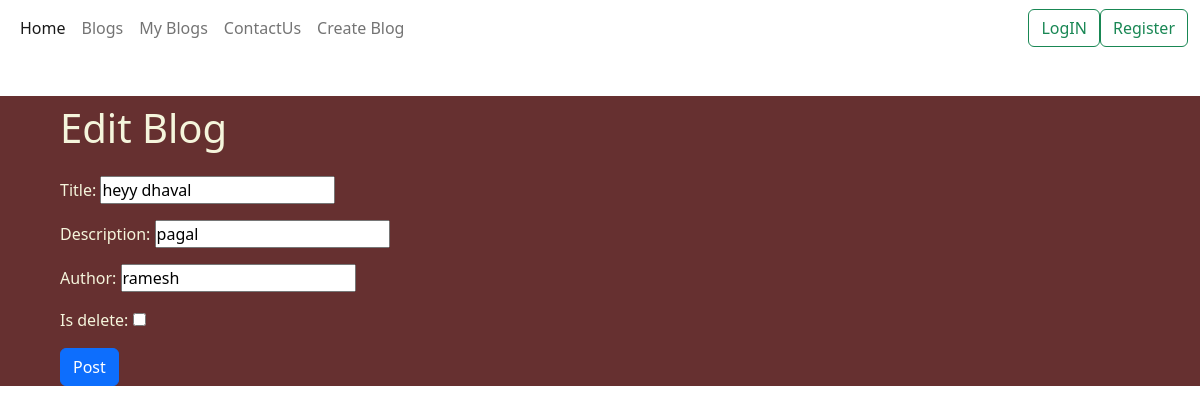
Screenshot of /9 with the database file from the repository.
### app1/models.py (models this page shows, shortened)
class Form(models.Model):
    Title = models.CharField(max_length=500)
    Description = models.CharField(max_length=50000)
    Author = models.CharField(max_length=100)
    is_delete = models.BooleanField(default=False)

### app1/views.py (the view)
# urls.py: path('<int:pk>',edit,name='edit'),
def edit(request,pk):
    blog_info = Form.objects.get(id=pk)
    form_info = Info(request.POST or None,instance=blog_info )
    if request.method == "POST":
        if form_info.is_valid():
            form_info.save()
        else:
            print(form_info.errors)
        return redirect(blog)
    blog_info = Form.objects.all().values()
    return render(request,'edit.html',context={'form':form_info,'data':blog_info})

### app1/forms.py
class Info(forms.ModelForm):
    class Meta:
        model = Form
        fields = "__all__"

### app1/Templates/edit.html (shortened to what this page needs)
{% extends 'base.html' %}
{% block content %}
<div class="container-fluid mt-5" style="background-color: rgb(102, 48, 48); color: beige;">
    <div class="row g-2">
        <div class="col-xl-6 col-lg-12">
            <div class="form_sub ps-5">
                <h1 class="mb-4">Edit Blog</h1>
                <form method="POST">
                    {{ form.as_p}}
                    <button type="submit" class="btn btn-primary">Post</button>
                </form>
            </div>
        </div>
    </div>
</div>
{% endblock %}

### app1/static/css/style.css (style rules this page uses)
* { margin: 0; padding: 0; }

### rows the page displays
Form: Title "heyy dhaval", Description "pagal", Author "ramesh"
